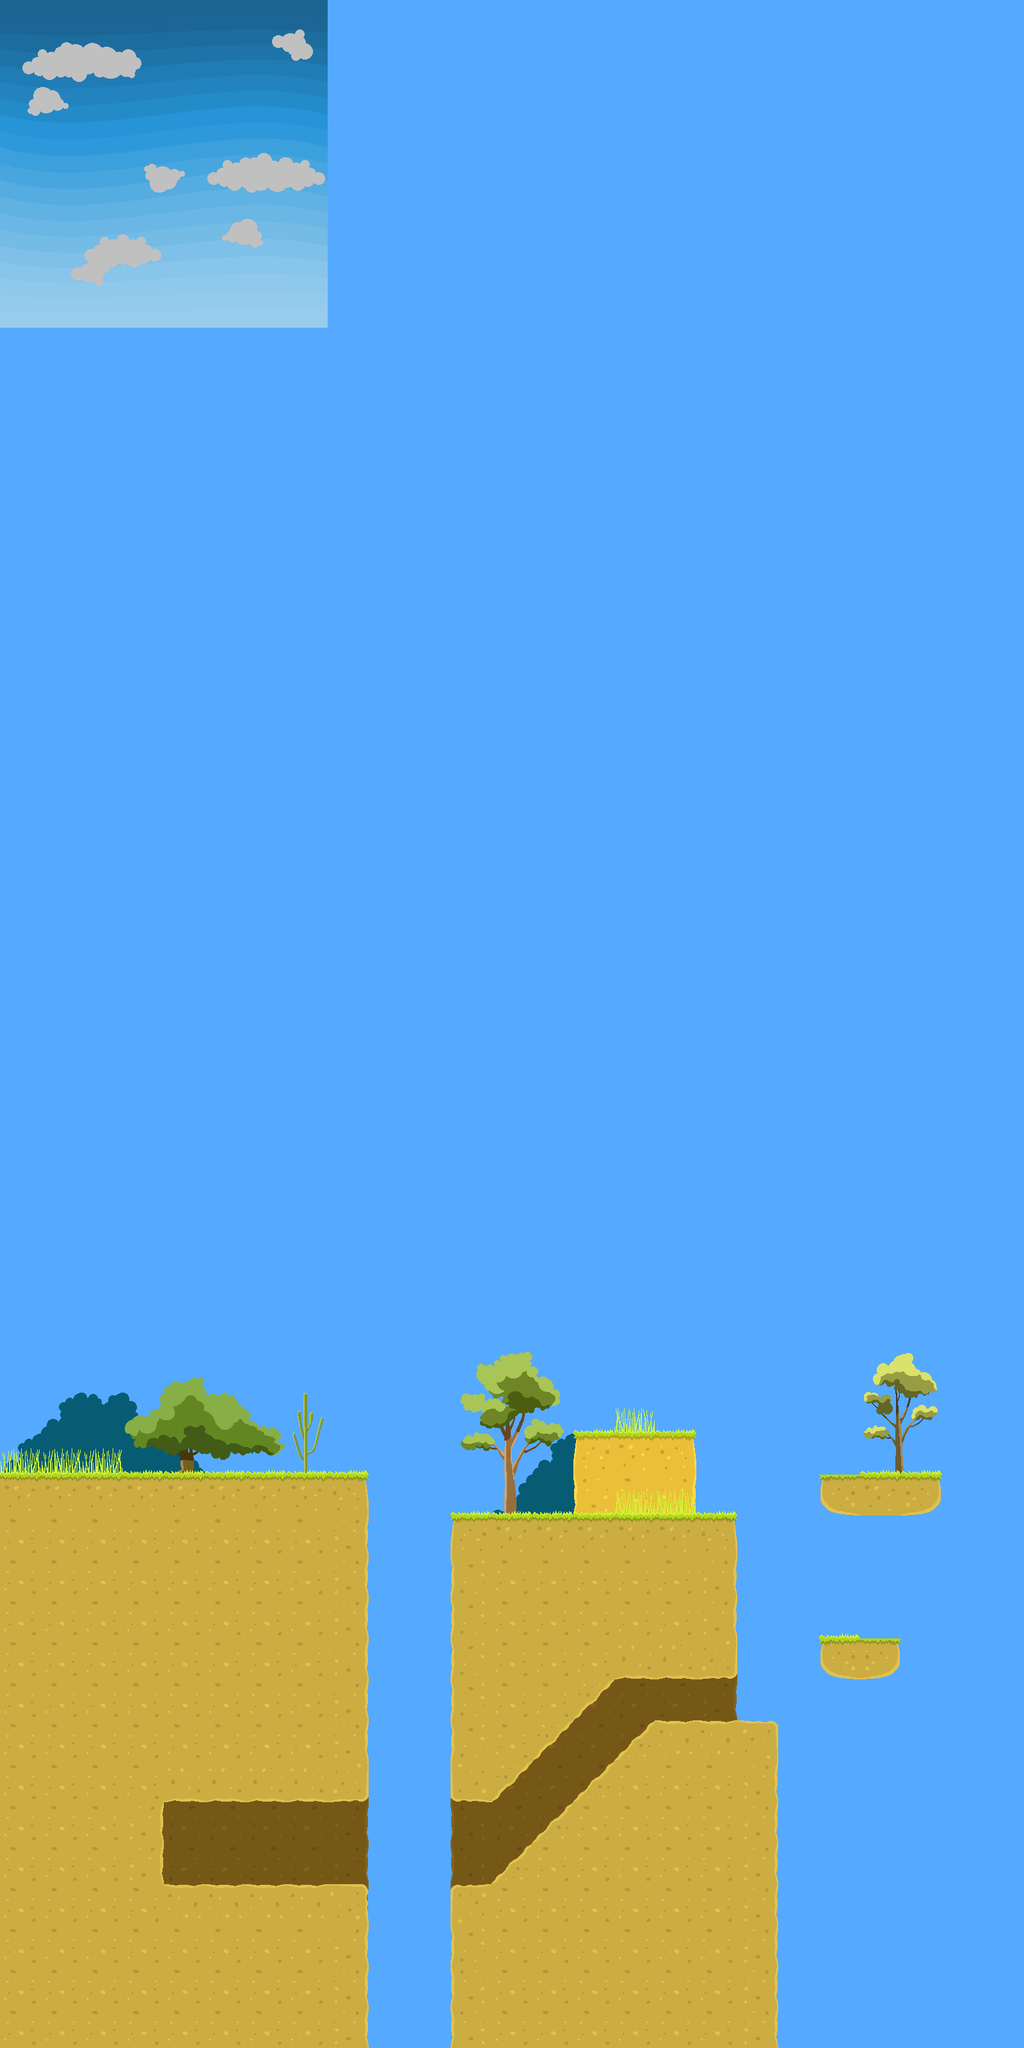

The image is a tile-based game level rendered from a .tmx file. Its description and source (layers, tilesets, objects; grid data summarised) follow:
An orthogonal 25x50 tile map with 64x64 px tiles, 5 tile layers (Fondo, Arboles 2, Plataformas 2, Arboles 1, ...), 3 tilesets, 3 image layers and 31 objects (29x Fruit, Dengue, Hat).

<map version="1.0" orientation="orthogonal" width="25" height="50" tilewidth="64" tileheight="64" backgroundcolor="#55aaff">
 <tileset firstgid="1" name="plancha1" tilewidth="64" tileheight="64">
  <image source="plancha1.png" width="512" height="512" />
  <tile id="2">
   <properties>
    <property name="Collision" value="Plane" />
   </properties>
  </tile>
  <tile id="3">
   <properties>
    <property name="Collision" value="Plane" />
   </properties>
  </tile>
  <tile id="5">
   <properties>
    <property name="Collision" value="Box" />
   </properties>
  </tile>
  <tile id="8">
   <properties>
    <property name="Collision" value="Box" />
   </properties>
  </tile>
  <tile id="9">
   <properties>
    <property name="Collision" value="Box" />
   </properties>
  </tile>
  <tile id="10">
   <properties>
    <property name="Collision" value="Slope" />
   </properties>
  </tile>
  <tile id="11">
   <properties>
    <property name="Collision" value="Box" />
   </properties>
  </tile>
  <tile id="16">
   <properties>
    <property name="Player" value="Spawn" />
   </properties>
  </tile>
  <tile id="17">
   <properties>
    <property name="Collision" value="Slope" />
   </properties>
  </tile>
  <tile id="19">
   <properties>
    <property name="Collision" value="Plane" />
   </properties>
  </tile>
  <tile id="20">
   <properties>
    <property name="Collision" value="Plane" />
   </properties>
  </tile>
 </tileset>
 <tileset firstgid="65" name="plancha2" tilewidth="64" tileheight="64">
  <image source="plancha2.png" width="512" height="512" />
 </tileset>
 <tileset firstgid="129" name="PLANCHA3" tilewidth="64" tileheight="64">
  <image source="PLANCHA3.png" width="512" height="512" />
 </tileset>
 <imagelayer name="Sky" width="25" height="50">
  <image source="cielo.png" />
  <properties>
   <property name="Padding" value="1.5,0" />
   <property name="Repeat" value="x" />
   <property name="Size" value="Fullscreen" />
  </properties>
 </imagelayer>
 <imagelayer name="FarClouds" width="25" height="50">
  <image source="nube1.png" />
  <properties>
   <property name="Repeat" value="" />
   <property name="Size" value="Original" />
  </properties>
 </imagelayer>
 <imagelayer name="NearClouds" width="25" height="50">
  <image source="nube2.png" />
  <properties>
   <property name="Repeat" value="" />
   <property name="Size" value="Original" />
  </properties>
 </imagelayer>
 <layer name="Fondo" width="25" height="50">
  <data>[1250 cells, 47 non-empty, 3 distinct tile ids]</data>
 </layer>
 <layer name="Arboles 2" width="25" height="50">
  <data>[1250 cells, 16 non-empty, 5 distinct tile ids]</data>
 </layer>
 <layer name="Plataformas 2" width="25" height="50">
  <properties>
   <property name="Depth" value="0.5" />
  </properties>
  <data>[1250 cells, 9 non-empty, 6 distinct tile ids]</data>
 </layer>
 <layer name="Arboles 1" width="25" height="50">
  <data>[1250 cells, 27 non-empty, 27 distinct tile ids]</data>
 </layer>
 <layer name="Plataformas 1" width="25" height="50">
  <data>[1250 cells, 231 non-empty, 9 distinct tile ids]</data>
 </layer>
 <objectgroup name="Capa de Objetos 1" width="25" height="50">
  <object name="Fruit" gid="136" x="320" y="2880" />
  <object name="Fruit" gid="136" x="384" y="2880" />
  <object name="Fruit" gid="136" x="448" y="2880" />
  <object name="Fruit" gid="136" x="512" y="2880" />
  <object name="Fruit" gid="136" x="576" y="2752" />
  <object name="Fruit" gid="136" x="576" y="2624" />
  <object name="Fruit" gid="136" x="576" y="2496" />
  <object name="Fruit" gid="136" x="832" y="2368" />
  <object name="Fruit" gid="136" x="960" y="2368" />
  <object name="Fruit" gid="136" x="896" y="2368" />
  <object name="Fruit" gid="136" x="768" y="2368" />
  <object name="Fruit" gid="136" x="1024" y="2368" />
  <object name="Fruit" gid="136" x="896" y="2176" />
  <object name="Fruit" gid="136" x="960" y="2176" />
  <object name="Fruit" gid="136" x="1024" y="2176" />
  <object name="Fruit" gid="136" x="576" y="2240" />
  <object name="Fruit" gid="136" x="640" y="2240" />
  <object name="Fruit" gid="136" x="1024" y="1984" />
  <object name="Fruit" gid="136" x="960" y="1984" />
  <object name="Fruit" gid="136" x="960" y="2048" />
  <object name="Fruit" gid="136" x="1088" y="1920" />
  <object name="Fruit" gid="136" x="1216" y="1856" />
  <object name="Fruit" gid="136" x="1152" y="1856" />
  <object name="Fruit" gid="136" x="768" y="2880" />
  <object name="Fruit" gid="136" x="832" y="2816" />
  <object name="Fruit" gid="136" x="896" y="2752" />
  <object name="Fruit" gid="136" x="960" y="2688" />
  <object name="Fruit" gid="136" x="1088" y="2688" />
  <object name="Fruit" gid="136" x="1216" y="2560" />
  <object name="Dengue" gid="131" x="576" y="2880" />
  <object name="Hat" gid="133" x="256" y="2944" />
 </objectgroup>
</map>
